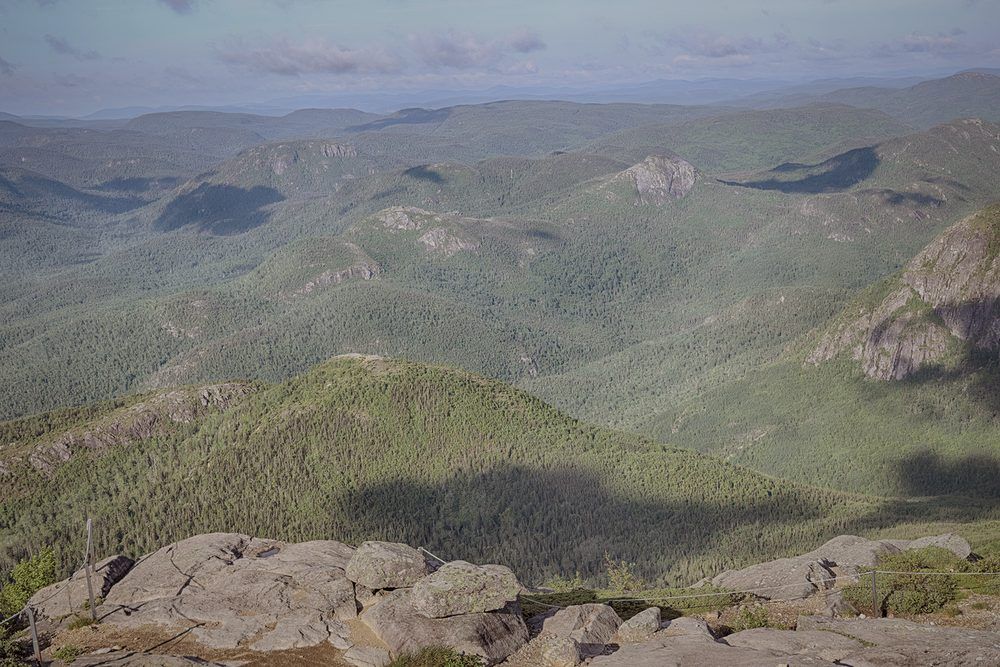
#> input picture assets/randos/acropole_grand.jpg, 1000 x 667 px; its folder holds only this picture in this run
$ python photo-sentier.py ../assets/randos/acropole_grand.jpg ../assets/randos/centenaire_grand.jpg
#> lines starting #> are read from the running program, lines starting #| are printed output that depends on the picture
"""
Photo d'un sentier au style NÉA : voile chaud orange (#FF6B1A, lumière douce 30 %), ombres vers le graphite,
léger assombrissement et vignette. Écrit assets/randos/<id>_grand.jpg (1000 px) et <id>.jpg (vignette 360 × 188).
Usage : python3 scripts/photo-sentier.py <photo source> <id du sentier>
"""
import sys

import numpy as np
from PIL import Image, ImageEnhance


def teinter(im: Image.Image) -> Image.Image:
    im = ImageEnhance.Color(im.convert('RGB')).enhance(0.92)
    a = np.asarray(im).astype(np.float32) / 255
    o = np.array([1.0, 0.42, 0.10])
    doux = np.where(o <= 0.5, 2 * a * o + a * a * (1 - 2 * o), 2 * a * (1 - o) + np.sqrt(a) * (2 * o - 1))
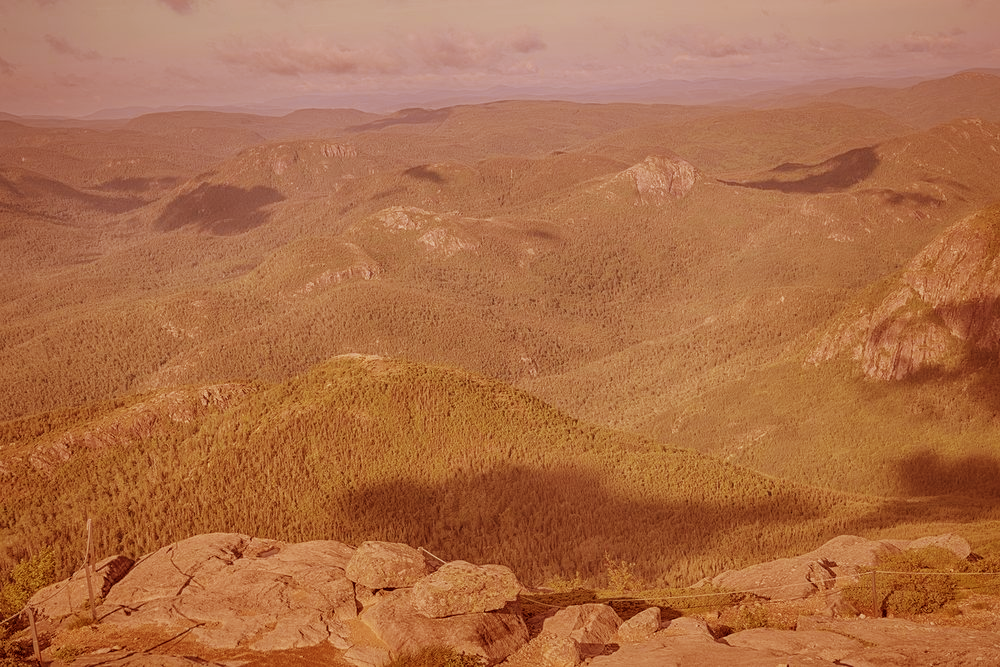
#> doux: shape (667, 1000, 3) float64; mean R, G, B 0.681, 0.434, 0.28
    a = a * 0.7 + doux * 0.3
    g = np.array([0x22, 0x23, 0x28]) / 255
    a = (a * 0.9 + g * 0.1 * (1 - a)) * 0.92
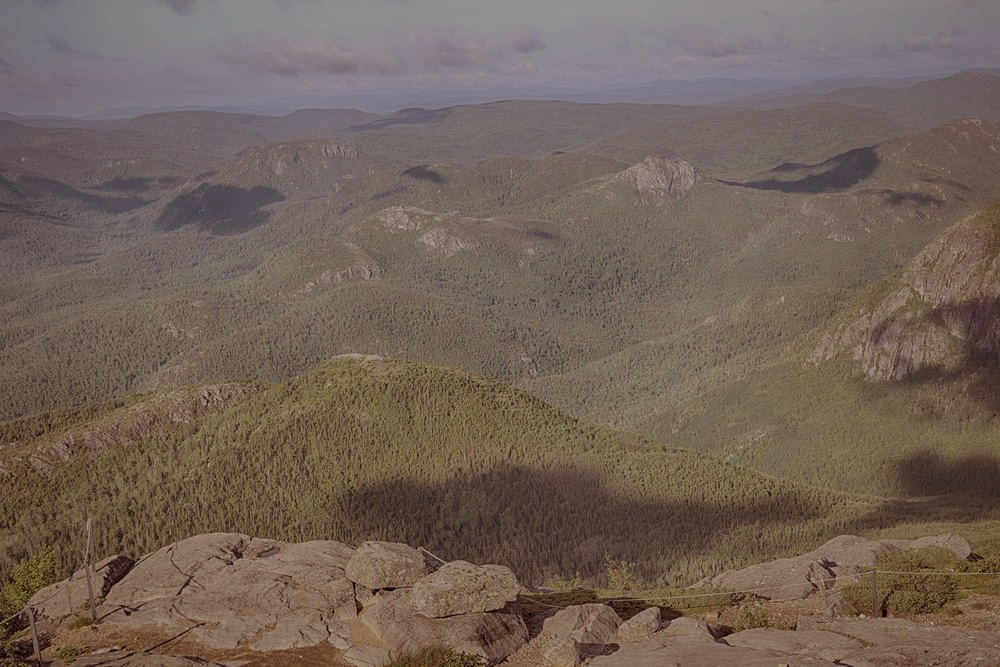
#> a: shape (667, 1000, 3) float64; mean R, G, B 0.448, 0.388, 0.346
    h, w, _ = a.shape
#> h = 667; w = 1000
    y, x = np.ogrid[:h, :w]
#> y = 667 values from 0 to 666
    r = np.sqrt(((x - w / 2) / (w / 2)) ** 2 + ((y - h / 2) / (h / 2)) ** 2)
    a *= (1 - 0.22 * np.clip(r - 0.55, 0, 1) ** 1.5)[..., None]
    return Image.fromarray((np.clip(a, 0, 1) * 255).astype(np.uint8))


if __name__ == '__main__':
    src, id_ = sys.argv[1], sys.argv[2]
    p = teinter(Image.open(src))
    w, h = p.size
#> w = 1000; h = 667
    p.resize((1000, round(1000 * h / w)), Image.LANCZOS).save(f'assets/randos/{id_}_grand.jpg', quality=82)
    hv = round(w * 188 / 360)
#> hv = 522
    y = max(0, (h - hv) // 2)
#> y = 72
    p.crop((0, y, w, y + hv)).resize((360, 188), Image.LANCZOS).save(f'assets/randos/{id_}.jpg', quality=85)
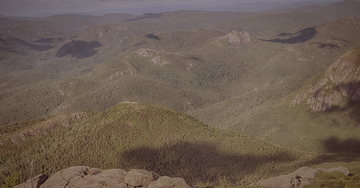
#> saved as centenaire_grand.jpg.jpg: PIL image 360x188 RGB; mean R, G, B 107.9, 93.1, 81.5

$ run again, on assets/randos/mont-albert_grand.jpg
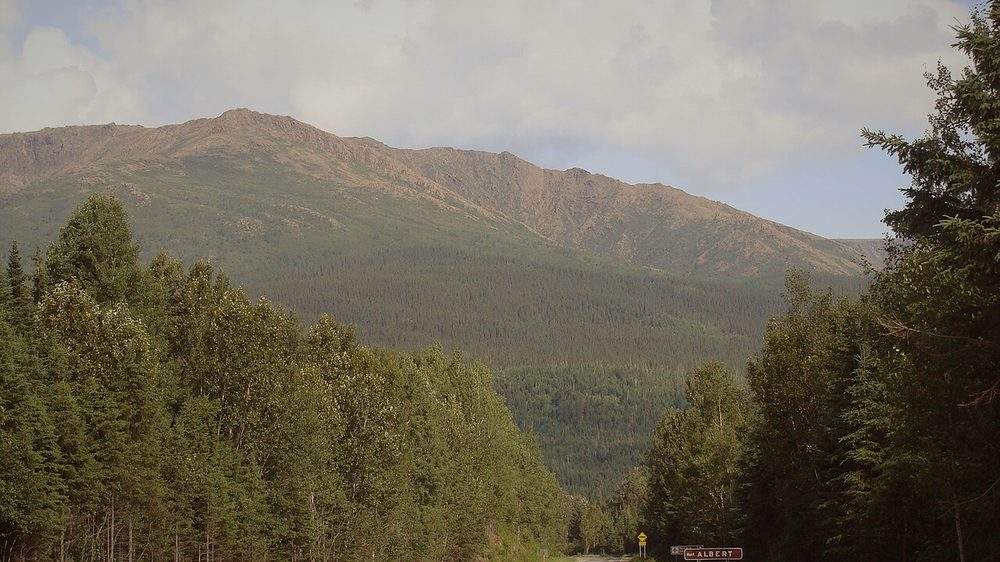
#> input picture assets/randos/mont-albert_grand.jpg, 1000 x 562 px
#> in teinter, `a = (a * 0.9 + g * 0.1 * (1 - a)) * 0.92`:
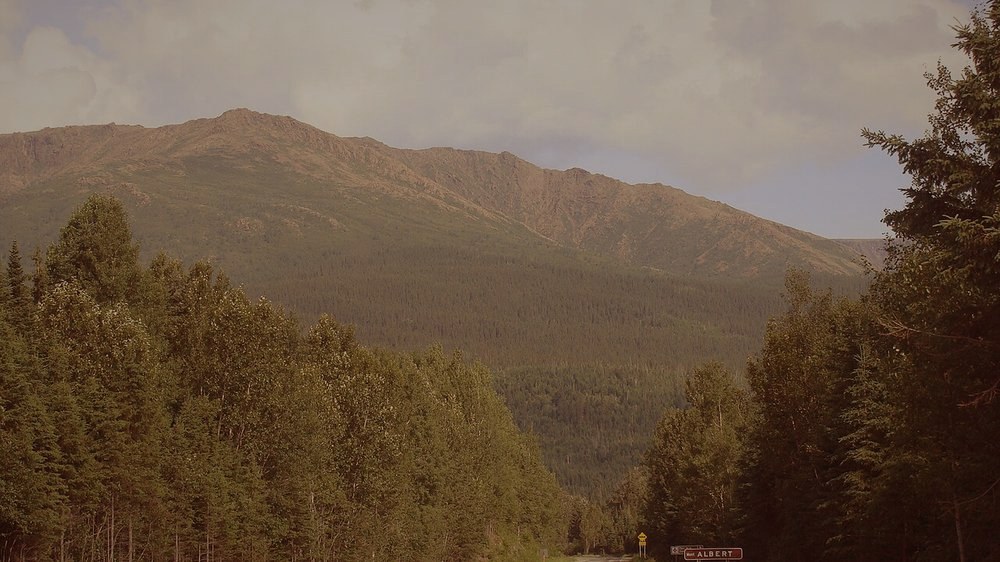
#> a: shape (562, 1000, 3) float64; mean R, G, B 0.426, 0.353, 0.284
#> `p.crop((0, y, w, y + hv)).resize((360, 188), Image.LANCZOS).save(f'ass..`:
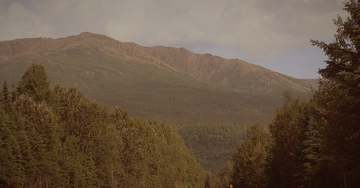
#> saved as mont-albert_grand.jpg.jpg: PIL image 360x188 RGB; mean R, G, B 104.4, 86.2, 68.8

$ run again, on assets/randos/mont-chauve_grand.jpg
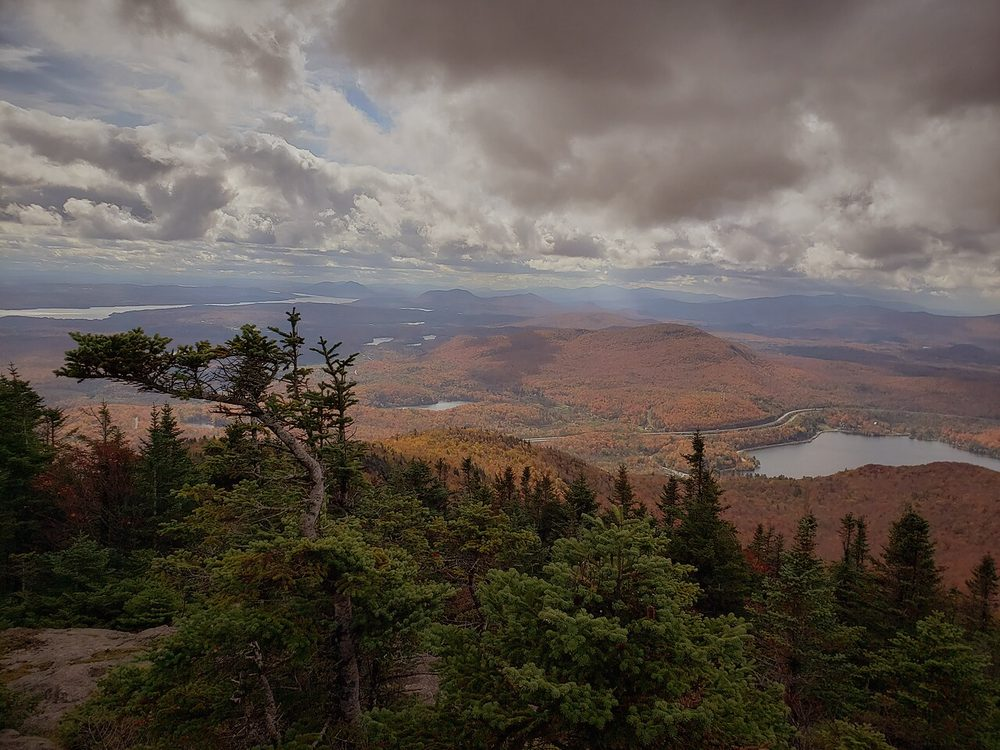
#> input picture assets/randos/mont-chauve_grand.jpg, 1000 x 750 px
#> in teinter, `a = (a * 0.9 + g * 0.1 * (1 - a)) * 0.92`:
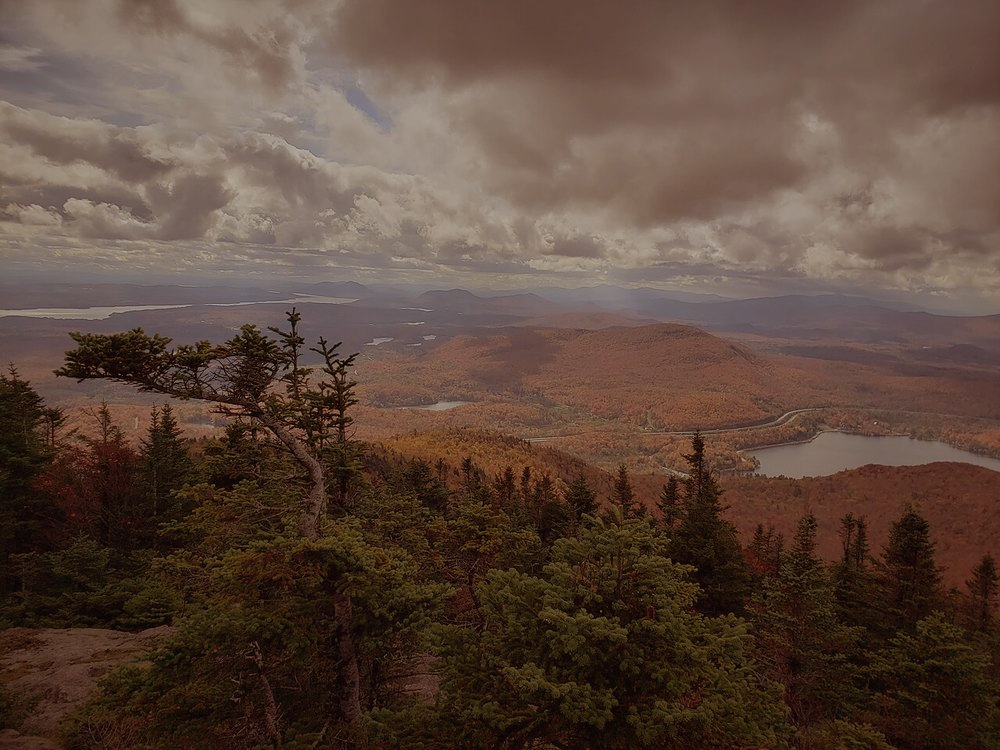
#> a: shape (750, 1000, 3) float64; mean R, G, B 0.366, 0.284, 0.24
#> `p.crop((0, y, w, y + hv)).resize((360, 188), Image.LANCZOS).save(f'ass..`:
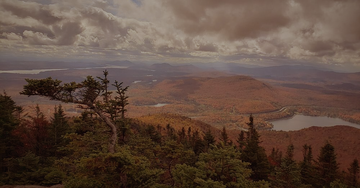
#> saved as mont-chauve_grand.jpg.jpg: PIL image 360x188 RGB; mean R, G, B 95.5, 74.6, 63.4
